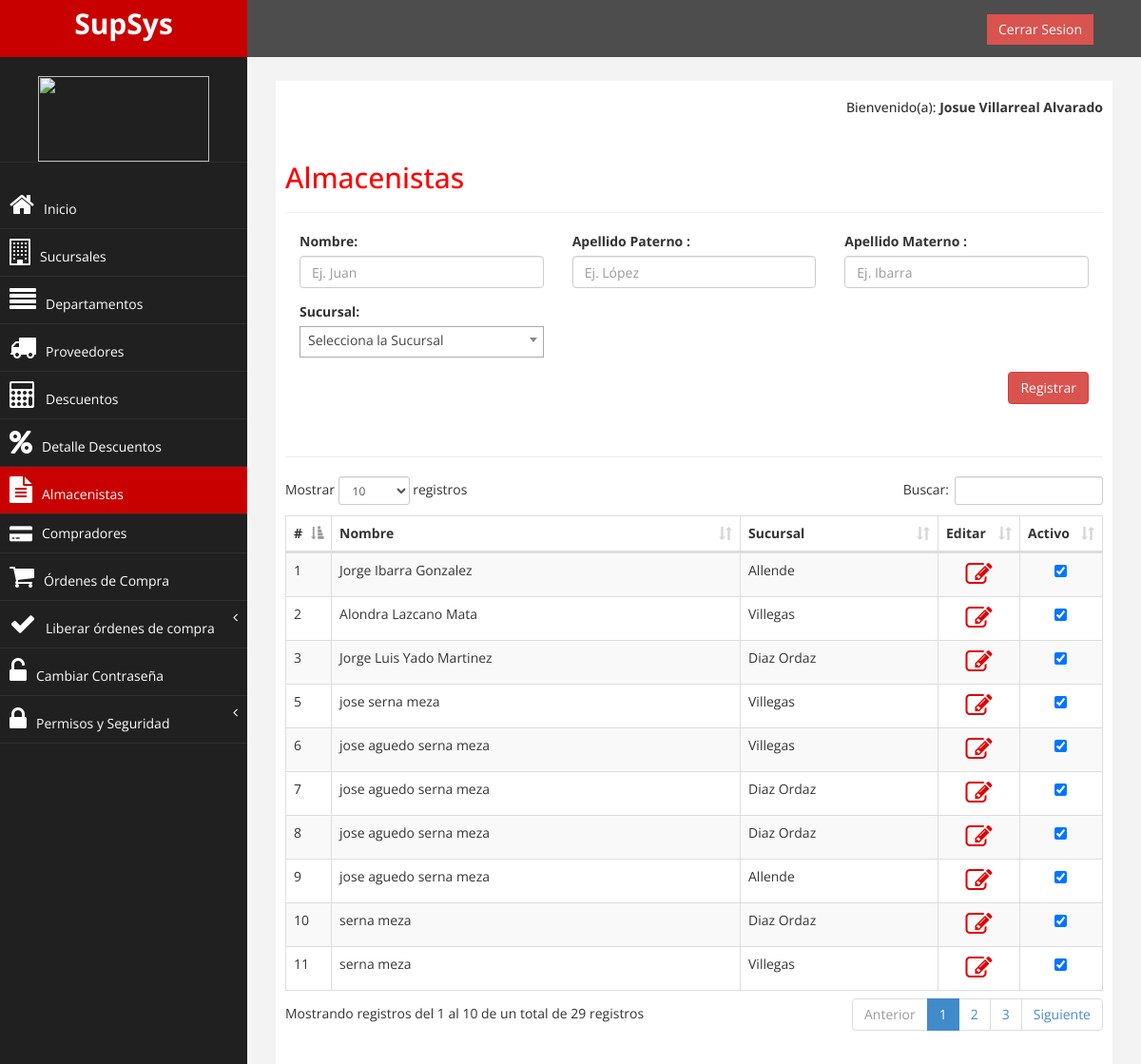
The app's page /almacenistas/index.php (signed in) with its own data.
### tables this page shows
CREATE TABLE `almacenistas` (
  `id` int(11) NOT NULL AUTO_INCREMENT,
  `nombre` text,
  `ap_paterno` text,
  `ap_materno` text,
  `id_sucursal` int(11) DEFAULT NULL,
  `fecha` date DEFAULT NULL,
  `hora` time DEFAULT NULL,
  `activo` int(11) DEFAULT NULL,
  `usuario` int(11) DEFAULT NULL,
  `nombre_usuario` text,
  PRIMARY KEY (`id`)
);

CREATE TABLE `sucursales` (
  `id` int(11) NOT NULL AUTO_INCREMENT,
  `nombre` text,
  `direccion` text,
  `fecha` date DEFAULT NULL,
  `hora` time DEFAULT NULL,
  `activo` int(11) DEFAULT NULL,
  `usuario` int(11) DEFAULT NULL,
  PRIMARY KEY (`id`)
);

### almacenistas/tabla_almacenistas.php (the view, shortened to what this page needs)
<?php
include '../configuracion/conexion.php';
	$qry = "SELECT almacenistas.id, CONCAT(almacenistas.nombre, ' ',almacenistas.ap_paterno, ' ', almacenistas.ap_materno) AS nombreP, sucursales.nombre, almacenistas.id_sucursal, almacenistas.activo
From almacenistas
INNER JOIN sucursales On almacenistas.id_sucursal = sucursales.id";
	$consulta = mysqli_query($conexion, $qry);
 ?>
	<div class="table-responsive">
		<table id="example" class="table table-striped table-bordered" cellspacing="0" width="100%">
	        <thead>
	            <tr>
	                <th width="5%">#</th>
	                <th>Nombre</th>
	                <th>Sucursal</th>
	                <th width="10%">Editar</th>
	                <th width="10%">Activo</th>
	            </tr>
	        </thead>
	        <tbody>
	        <?php
	        	while($row = mysqli_fetch_array($consulta))
				{	?>
					<tr>
						<td>
							<?php echo $row[0]; ?>
						</td>
						<td>
							<?php echo $row[1]; ?>
						</td>
						<td>
							<?php echo $row[2]; ?>
						</td>
						<td align="center">
							<a href="modificar_almacenistas.php?id=<?php echo $row[0] ?>"><i class="fa fa-pencil-square-o fa-2x color-icono" aria-hidden="true"></i></a>
						</td>
						<td align="center">
						<?php
						if ($row[4]==1) {
							$valor = "checked";
						}
						?>
							<?php echo "<input type='checkbox' id='status' $valor onclick='OnChangeCheckbox (this)' data-id='$row[0]'/>"; ?>
						</td>
					</tr>
				<?php
				}
				 ?>
	        </tbody>
		</table>
	</div>

### almacenistas/index.php (shortened to what this page needs)
<?php
include("../global_seguridad/verificar_sesion.php");
$nombre=$_SESSION["s_IdPersona"];
?>
<!DOCTYPE html>
<html xmlns="http://www.w3.org/1999/xhtml">
<head>
	<link rel="stylesheet" type="text/css" href="../assets/css/dataTables.bootstrap.min.css">
	<link rel="stylesheet" href="../assets/plugins/select2/select2.css" />
	<link rel="stylesheet" href="../assets/css/bootstrap.css"  />
	<link rel="stylesheet" href="../assets/css/font-awesome.css"  />
	<link rel="stylesheet" href="../assets/css/custom.css"  />
	<link rel="stylesheet" href="../assets/css/responsiveslides.css">
	<link rel="stylesheet" href="../assets/css/demo.css">
	<link rel="stylesheet" href="../assets/css/dataTables.bootstrap.min.css">
	<link rel="stylesheet" href="../assets/css/personal.css">
	<link rel="stylesheet" href="https://maxcdn.bootstrapcdn.com/font-awesome/4.6.1/css/font-awesome.min.css" />
</head>
<body>
	<div id="wrapper">
		<nav class="navbar navbar-default navbar-cls-top " role="navigation" style="margin-bottom: 0">
			<div class="navbar-header">
                <a class="navbar-brand" href="index.php">SupSys</a>
            </div>
            <div style="color: white; padding: 15px 50px 5px 50px; float: right; font-size: 16px;">  &nbsp; <a href="../login/cerrarsesion.php" class="btn btn-danger square-btn-adjust">Cerrar Sesion</a></div>
		</nav>
		<nav class="navbar-default navbar-side" role="navigation">
			<?php include ("menu.php"); ?>
		</nav>
		<div id="page-wrapper" >
			<div id="page-inner">
				<div class="row">
					<div class="col-md-12">
						<h5 align="right">Bienvenido(a): <b><?php echo "$nombre" ;?> </b></h5><br>
						<h2>Almacenistas</h2>
						<hr>
						<form action="insertar_almacenista.php" method="POST" id="formulario">
							<div class="form-group col-md-4">
								<label for="nombre">Nombre: </label>
								<input type="text" class="form-control" id="nombre" name="nombre" placeholder="Ej. Juan" required autofocus>
							</div>
							<div class="form-group col-md-4">
								<label for="ap_paterno">Apellido Paterno : </label>
								<input type="text" class="form-control" id="ap_paterno" name="ap_paterno" placeholder="Ej. López" required>
							</div>
							<div class="form-group col-md-4">
								<label for="ap_materno">Apellido Materno : </label>
								<input type="text" class="form-control" id="ap_materno" name="ap_materno" placeholder="Ej. Ibarra" required>
							</div>
							 <div class="form-group col-md-4" >
								<label for="id_sucursal">Sucursal: </label>
							</div>
							 <div  align="right" class="form-group col-md-12">
								<input name=insertar"" type="submit" value="Registrar" class="btn btn-danger">
						     </div>
					</form>
					</div>
				</div>
				<div class="row">
					<div class="col-lg-12">
						<br><hr>
						<?php include'tabla_almacenistas.php' ?>
					</div>
				</div>
			</div>
		</div>
	</div>
</body>
</html>

### almacenistas/menu.php (shortened to what this page needs)
<div class="sidebar-collapse">
	<ul class="nav" id="main-menu">
		<li class="text-center">
			<br>
			<img src="../assets/img/logo.png" width="180" height="90">
		</li>
		<br>
        <?php
        $sAutentificado=$_SESSION["autentificado"];
        $sTipoUsuario=$_SESSION["sTipoUsuario"];
        if ($sAutentificado!="SI"){
        ?>
           <li><a class='active-menu'  href='../inicio/index.php' ><i class='fa fa-home fa-2x'></i>Inicio</a></li>
        <?php
	        }
	        else{
	         if($sTipoUsuario==1){
         ?>
            <li><a class='menu' href='../inicio/index.php' ><i class='fa fa-home fa-2x'></i>Inicio</a></li>
            <li><a class='menu' href='../sucursales/index.php' ><i class='fa fa-building-o fa-2x'></i>Sucursales</a></li>
            <li><a class='menu' href='../departamentos/index.php' ><i class='fa fa-align-justify fa-2x'></i>Departamentos</a></li>
            <li><a class='menu' href='../proveedores/index.php' ><i class='fa fa-truck fa-2x'></i>Proveedores</a></li>
             <li><a class='menu' href='../descuentos/index.php' ><i class="fa fa-calculator fa-2x"></i>Descuentos</a></li>
            <li><a class='menu' href='../detalle_descuentos/index.php' ><i class='fa fa-percent fa-2x'></i>Detalle Descuentos</a></li>
            <li><a class='active-menu' href='../almacenistas/index.php' ><i class='fa fa-file-text fa-2x'></i>Almacenistas</a></li>
            <li><a class='menu' href='../compradores/index.php' ><i class='fa fa-credit-card-alt fa-lg'></i>Compradores</a></li>
            <li><a class='menu' href='../orden_compra/index.php' ><i class='fa fa-shopping-cart fa-2x'></i>Órdenes de Compra</a></li>
            <li><a ><i class='fa fa-check fa-2x'></i>Liberar órdenes de compra<span class='fa arrow'></span></a>
			</li>
			<li><a href='../cambiar_password/index.php'><i class='fa fa-unlock-alt fa-2x'></i>Cambiar Contraseña</a></li>
			<li><a ><i class='fa fa-lock fa-2x'></i>Permisos y Seguridad<span class='fa arrow'></span></a>
			</li>
		<?php
		}
		?>
		<?php
	}
		 ?>

### assets/css/custom.css (style rules this page uses)
body { font-family: 'Open Sans', sans-serif; }
#wrapper { width: 100%; background:#202020; }
#page-wrapper { padding: 15px 15px; min-height: 600px; background:#F3F3F3; }
#page-inner { width:100%; margin:10px 20px 10px 0px; background-color:#fff!important; padding:10px; min-height:1200px; }
.text-center { text-align:center; }
h2 { color: #f00; }
.square-btn-adjust { border: 0px solid transparent; -webkit-border-radius: 0px; -moz-border-radius: 0px; border-radius: 0px; }
.navbar-cls-top .navbar-brand { color: #fff; background: #C90000; width: 260px; text-align: center; height: 60px; font-size: 30px; font-weight: 700; }
.active-menu { background-color:#C90000!important; }
.arrow { float: right; }
.fa.arrow:before { content: "\f104"; }
.sidebar-collapse , .sidebar-collapse .nav { background:none; }
.sidebar-collapse .nav { padding:0; }
.sidebar-collapse .nav > li > a { color:#fff; background:#202020; text-shadow:none; }
.sidebar-collapse > .nav > li > a { padding:10px 10px; }
.sidebar-collapse > .nav > li { border-bottom: 1px solid rgba(107, 108, 109, 0.19); }
.navbar-side { border:none; background-color: #202020; }
.navbar-cls-top { background:#4D4D4D; border-bottom:none; }
.navbar-default { border:0px solid black; }
.navbar-header { background: #A70303; }
.nav > li > a > i { margin-right:10px; }
@media (min-width:768px) { #page-wrapper { margin: 0 0 0 260px; padding: 15px 30px; min-height: 1200px; } }
@media (min-width:768px) { .navbar-side { z-index: 1; position: absolute; width: 260px; } }
@media (min-width:768px) { .navbar { border-radius: 0px; } }

### assets/css/demo.css (style rules this page uses)
* { margin: 0; padding: 0; }
a { color: #fff; text-decoration: none; }

### assets/css/personal.css (style rules this page uses)
.color-icono { color:#DF0101; }

### records on screen
almacenistas: id "1", row "Jorge Ibarra Gonzalez", id_sucursal.nombre "Allende"
almacenistas: id "2", row "Alondra Lazcano Mata", id_sucursal.nombre "Villegas"
almacenistas: id "3", row "Jorge Luis Yado Martinez", id_sucursal.nombre "Diaz Ordaz"
almacenistas: id "5", row "jose serna meza", id_sucursal.nombre "Villegas"
almacenistas: id "6", row "jose aguedo serna meza", id_sucursal.nombre "Villegas"
almacenistas: id "7", row "jose aguedo serna meza", id_sucursal.nombre "Diaz Ordaz"
almacenistas: id "8", row "jose aguedo serna meza", id_sucursal.nombre "Diaz Ordaz"
almacenistas: id "9", row "jose aguedo serna meza", id_sucursal.nombre "Allende"
almacenistas: id "10", row "serna meza", id_sucursal.nombre "Diaz Ordaz"
almacenistas: id "11", row "serna meza", id_sucursal.nombre "Villegas"

### other values on screen
$nombre "Josue Villarreal Alvarado"
